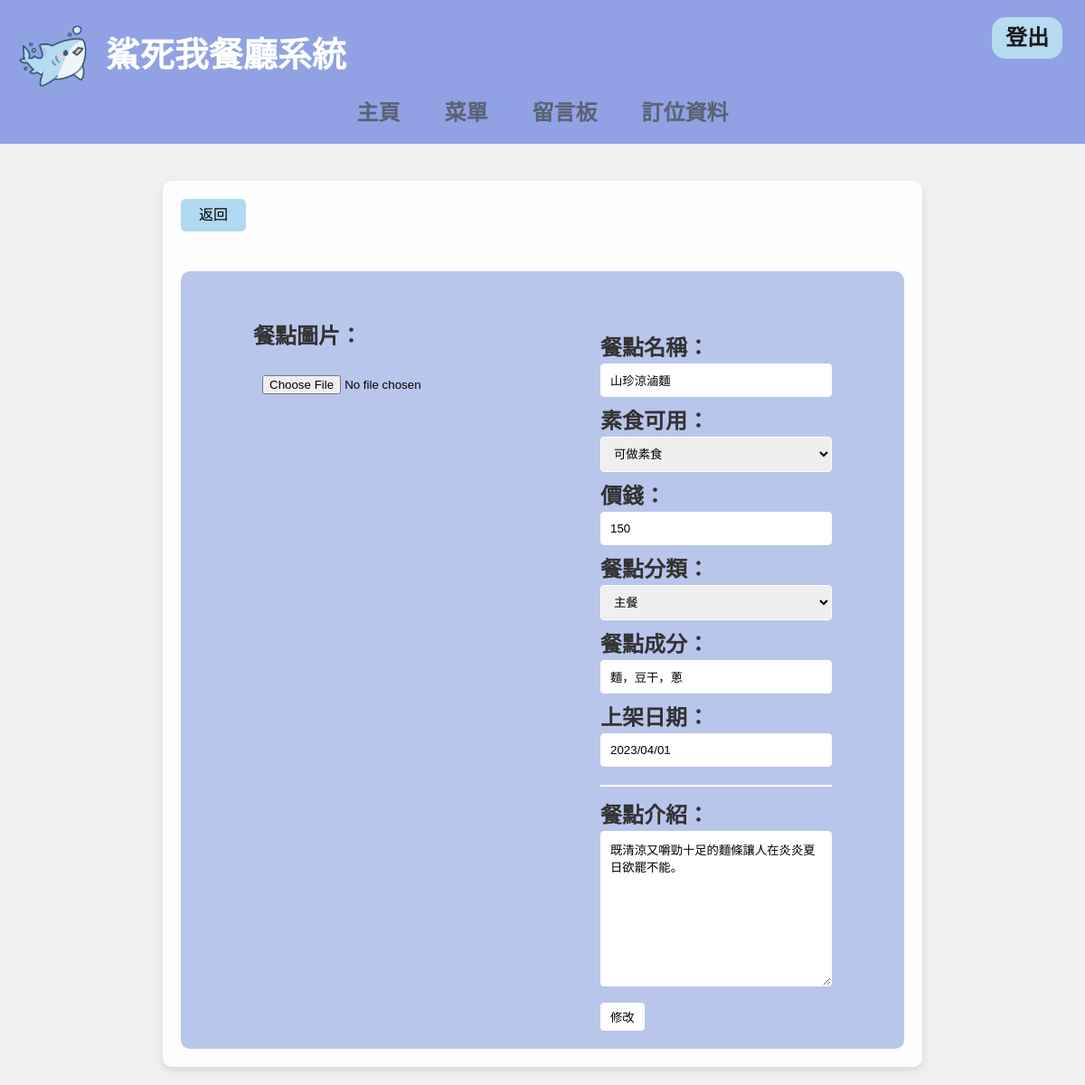
Page /menu/29 (signed in) on the committed database.
### customer/models.py (models this page shows)
class Menu(models.Model):
    name=models.CharField(max_length=100)
    price=models.IntegerField()
    introduce=models.TextField(max_length=500)
    allergy=models.CharField(null=True, max_length=100)
    image = models.ImageField(upload_to='image/', blank=False, null=False)
    listingDate=models.DateField(default=timezone.now())
    isVegetarian=models.ForeignKey(Vegetarian, on_delete=models.CASCADE)
    isSale=models.BooleanField(default=True)
    classification=models.ForeignKey(Classification, on_delete=models.CASCADE)

### customer/views.py (the view)
# urls.py: path('menu/<int:menu_id>', menuById, name='menu'), #單一菜單
def menuById(request, menu_id):
    if Menu.objects.filter(id=menu_id).exists():
        menu=Menu.objects.get(id=menu_id)
        if request.user.is_superuser:
            form=MenuForm(instance=menu)
            if request.method=='POST':
                form=MenuForm(request.POST, request.FILES, instance=menu)
                if form.is_valid():
                    form.save()
                    msg="修改完成"
            return render(request, 'menuModify.html', locals())
        recommendation=Menu.objects.filter(listingDate__lte=timezone.now(),isSale=True).exclude(id=menu_id).order_by('?')
        recommendation=recommendation[:min(len(recommendation), 4)]
        return render(request,'menu.html',locals())
    return redirect('/')

### customer/forms.py
class MenuForm(forms.ModelForm):
    class Meta:
        model = Menu
        fields = ['name', 'price', 'introduce', 'allergy', 'image', 'listingDate',
                   'isVegetarian', 'classification']
        widgets = {
            'image' : forms.FileInput(attrs={'class': 'form-control-file'}),
            'listingDate':forms.DateInput()
        }
        labels = {
            'name':'餐點名稱',
            'price':'價錢',
            'introduce':'餐點介紹',
            'allergy':'餐點成分',
            'image':'餐點圖片',
            'listingDate':'上架日期',
            'isVegetarian':'素食可用',
            'classification':'餐點分類'
        }

### customer/models.py (called while the page is built)
    def __str__(self):
        return self.name

    def __str__(self):
        return self.name

### template/html/menuModify.html (shortened to what this page needs)
<!DOCTYPE html>
<html lang="en">
  <head>
  </head>
  <body>
    {% include 'header.html' %}
    <div class="acard1">
      <a class="btnBack1" href="/menuAll/">返回</a>
      <form action="/menu/{{ menu.id }}" enctype="multipart/form-data" method="post">
        <div class="things1">
          <div class="form-group">
            {{ form.image.label_tag }}
            {{ form.image }}
          </div>
          <div class="menu-text">
            <div class="form-group">
              {{ form.name.label_tag }}
              {{ form.name }}
            </div>
            <div class="form-group">
              {{ form.isVegetarian.label_tag }}
              {{ form.isVegetarian }}
            </div>
            <div class="form-group">
              {{ form.price.label_tag }}
              {{ form.price }}
            </div>
            <div class="form-group">
              {{ form.classification.label_tag }}
              {{ form.classification }}
            </div>
            <div class="form-group">
              {{ form.allergy.label_tag }}
              {{ form.allergy }}
            </div>
            <div class="form-group">
              {{ form.listingDate.label_tag }}
              {{ form.listingDate }}
            </div>
            <hr>
            <div class="form-group">
              {{ form.introduce.label_tag }}
              {{ form.introduce }}
            </div>
            <input type="submit" value="修改" class="btn">
          </div>
      </form>
      </div>
  </body>
</html>

### static/CSS/header.css (style rules this page uses)
.head { width: 100%; }

### template/html/menuModify.html (style rules this page uses)
* { margin: 0; padding: 0; box-sizing: border-box; }
body { font-family: Arial, sans-serif; background-color: #f0f0f0; }
.form-group label { color: #333; font-weight: bold; font-size: 24px }
.acard1 { width: 70%; margin: 20px auto; padding: 20px; background-color: rgba(255, 255, 255, 0.85); border-radius: 10px; box-shadow: 0 4px 8px rgba(0, 0, 0, 0.1); position: relative; background-size: cover; background-repeat: no-repeat; margin-top: 200px; }
.btnBack1 { display: inline-block; padding: 10px 20px; background-color: #B0DAF2; color: #000; text-decoration: none; border-radius: 5px; margin-bottom: 20px; position: absolute; top: 20px; left: 20px; }
.things1 { background-color: rgba(173, 189, 232, 0.85); padding: 60px 80px 20px 80px; border-radius: 10px; margin-top: 80px; display: flex; justify-content: space-between; }
.menu-text { max-width: 40%; margin-top: 2%; }
hr { border: none; height: 2px; background-color: #ffffff; margin: 20px 0; }
.form-group { margin-bottom: 15px; }
.form-group label { display: block; margin-bottom: 5px; }
.form-group input, .form-group textarea, .form-group select { width: 100%; padding: 10px; box-sizing: border-box; border-radius: 4px; }
.menu-text input, .menu-text textarea, .menu-text select { border: 1px solid #ffffff; }
.btn { display: block; border-radius: 4px; padding: 5px 10px; border: 1px solid #ffffff; background-color: white; }

### rows in the picture
Menu: name "山珍涼滷麵", isVegetarian "可做素食", price "150", classification "主餐", allergy "麵，豆干，蔥", listingDate "2023/04/01", introduce "既清涼又嚼勁十足的麵條讓人在炎炎夏日欲罷不能。"
